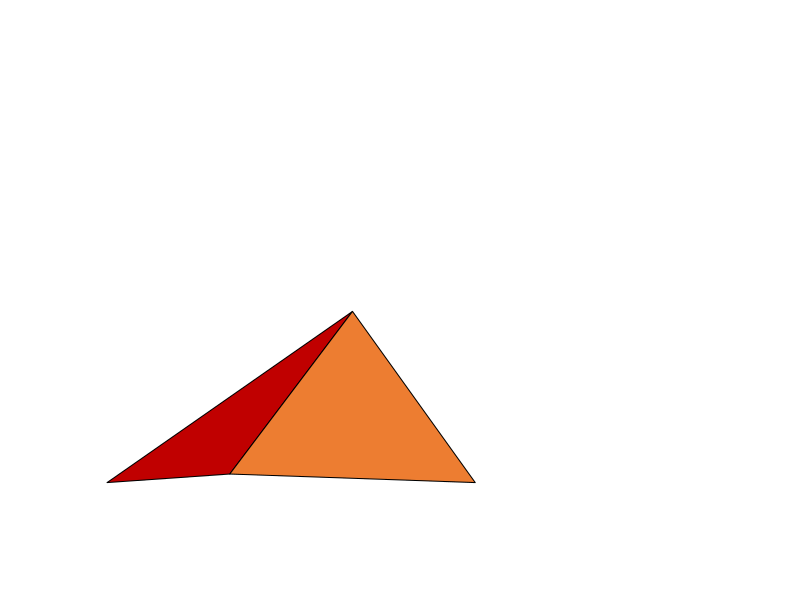

R code for this plot: (Note: this script raises an error after producing the figure.)
png(filename = "ACE.png", width = 5, height = 15, units = "cm", pointsize = 12, res = 300, type = "cairo")
par(bg = "white", usr = c(0, 51, 0, 451)) #make the plot window a certain size?

plot(x=NULL, y=NULL , type = "n", axes = F, xlab = "", ylab = "", xlim=c(0,51), ylim=c(0,450)) #set up the plot?

#draw polys
polygon(x = c(0, 10, 20), y = c(0, 10, 200), col = "#c00000", border = "black")
polygon(x = c(10, 20, 30), y = c(10, 200, 0), col = "#ed7d31", border = "black")

dev.off()

#draw rectangles for thermometer
rect(0, 0, 50, 148, col = "#c00000", border = "black")     #red
rect(0, 148, 50, 225, col = "#ed7d31", border = "black") #orange
rect(0, 225, 50, 297, col = "#ffc000", border = "black") #gold
rect(0, 297, 50, 360, col = "#92d050", border = "black") #lgreen
rect(0, 360, 50, 450, col = "#00b050", border = "black") #dgreen

dev.off()
